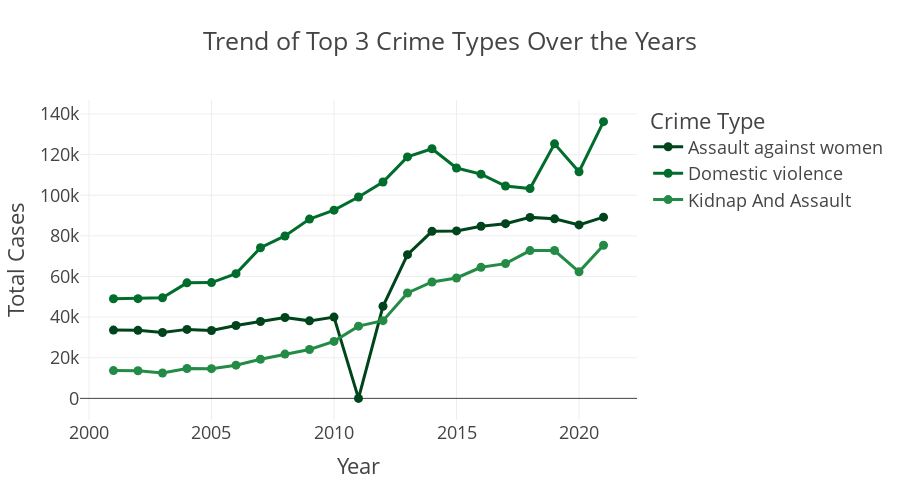

The notebook cell this image was saved under:
### Code cell
fig = px.line(
    crime_trend_by_year,
    x='Year',
    y='Value',
    color='Crime Type',
    markers=True,
    title='Trend of Top 3 Crime Types Over the Years',
    labels={'Value': 'Total Cases'},
    height=500,
    width=900,                 
    template='presentation',
    color_discrete_sequence=px.colors.sequential.Greens_r
)
fig.update_traces(mode='lines+markers')
fig.update_layout(
    xaxis_tickangle=0,
    paper_bgcolor="rgba(9,0,8,0)",
    plot_bgcolor="rgba(0,0,0,0)",
    legend_title_text='Crime Type'
)

fig.write_image(os.path.join(results_dir, 'top3_crime_trends_over_years.jpg'))
fig.write_image(os.path.join(results_dir, 'top3_crime_trends_over_years.png'))
fig.write_html(os.path.join(results_dir, 'top3_crime_trends_over_years.html'))

fig.show()

### Figure 1 — Plotly figure (JSON) as saved in the notebook; plotly's stock layout.template omitted (floating-point values rounded to 4 significant figures)
{"data": [{"hovertemplate": "Crime Type=Assault against women<br>Year=%{x}<br>Total Cases=%{y}<extra></extra>", "legendgroup": "Assault against women", "line": {"color": "rgb(0,68,27)", "dash": "solid"}, "marker": {"symbol": "circle"}, "mode": "lines+markers", "name": "Assault against women", "orientation": "v", "showlegend": true, "type": "scatter", "x": [2001, 2002, 2003, 2004, 2005, 2006, 2007, 2008, 2009, 2010, 2011, 2012, 2013, 2014, 2015, 2016, 2017, 2018, 2019, 2020, 2021], "xaxis": "x", "y": [33622, 33497, 32450, 33966, 33413, 35899, 37866, 39802, 38159, 40012, 0, 45344, 70739, 82235, 82422, 84746, 86001, 89097, 88367, 85392, 89200], "yaxis": "y"}, {"hovertemplate": "Crime Type=Domestic violence<br>Year=%{x}<br>Total Cases=%{y}<extra></extra>", "legendgroup": "Domestic violence", "line": {"color": "rgb(0,109,44)", "dash": "solid"}, "marker": {"symbol": "circle"}, "mode": "lines+markers", "name": "Domestic violence", "orientation": "v", "showlegend": true, "type": "scatter", "x": [2001, 2002, 2003, 2004, 2005, 2006, 2007, 2008, 2009, 2010, 2011, 2012, 2013, 2014, 2015, 2016, 2017, 2018, 2019, 2020, 2021], "xaxis": "x", "y": [49032, 49102, 49492, 56867, 56995, 61400, 74143, 79957, 88263, 92637, 99135, 106527, 118866, 122877, 113403, 110378, 104551, 103272, 125298, 111549, 136234], "yaxis": "y"}, {"hovertemplate": "Crime Type=Kidnap And Assault<br>Year=%{x}<br>Total Cases=%{y}<extra></extra>", "legendgroup": "Kidnap And Assault", "line": {"color": "rgb(35,139,69)", "dash": "solid"}, "marker": {"symbol": "circle"}, "mode": "lines+markers", "name": "Kidnap And Assault", "orientation": "v", "showlegend": true, "type": "scatter", "x": [2001, 2002, 2003, 2004, 2005, 2006, 2007, 2008, 2009, 2010, 2011, 2012, 2013, 2014, 2015, 2016, 2017, 2018, 2019, 2020, 2021], "xaxis": "x", "y": [13681, 13613, 12499, 14697, 14644, 16348, 19249, 21803, 24086, 28055, 35565, 38262, 51881, 57311, 59277, 64519, 66333, 72751, 72780, 62300, 75369], "yaxis": "y"}], "layout": {"height": 500, "legend": {"title": {"text": "Crime Type"}, "tracegroupgap": 0}, "paper_bgcolor": "rgba(9,0,8,0)", "plot_bgcolor": "rgba(0, 0, 0, 0)", "title": {"text": "Trend of Top 3 Crime Types Over the Years"}, "width": 900, "xaxis": {"anchor": "y", "autorange": true, "domain": [0, 1], "range": [2000.0, 2022.0], "tickangle": 0, "title": {"text": "Year"}, "type": "linear"}, "yaxis": {"anchor": "x", "autorange": true, "domain": [0, 1], "range": [-10650.0, 146900.0], "title": {"text": "Total Cases"}, "type": "linear"}}}
